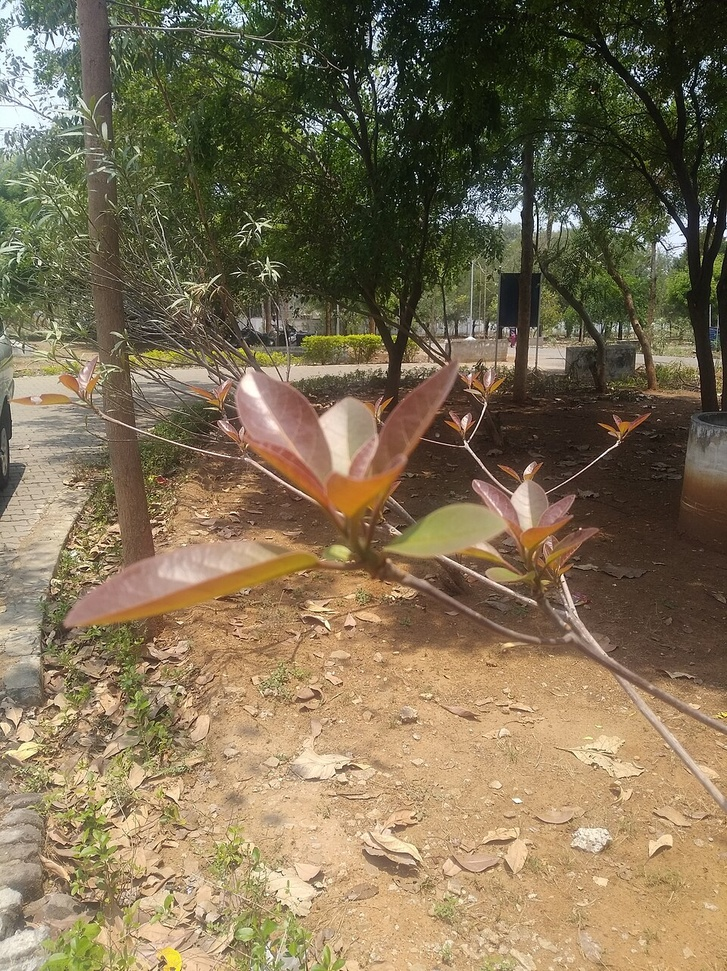
#> input picture images/brown_leaf.jpg, 727 x 971 px, shrunk from 960 x 1283 before the run
$ python -i segmentation.py   (imports and definitions only)
#> lines starting #> are read from the running program, lines starting #| are printed output that depends on the picture; after the words box and inside, x2 and y2 are one past the last pixel; in counts of white or black regions, pixels touching at a corner belong together
#> further down, picture is the input picture: shape (971, 727, 3); mean B, G, R 85.1, 112.8, 127.5
import cv2
import numpy as np


def segment_colors(hsv_image):
    """
    Segment green, yellow and brown regions
    from an HSV image.
    """

    # Green color range
    green_lower = np.array([35, 50, 40])
    green_upper = np.array([85, 255, 255])

    # Yellow color range
    yellow_lower = np.array([20, 50, 50])
    yellow_upper = np.array([35, 255, 255])

    # Brown color range
    brown_lower = np.array([5, 50, 20])
    brown_upper = np.array([25, 255, 200])

    # Create masks
    green_mask = cv2.inRange(
        hsv_image, green_lower, green_upper
    )
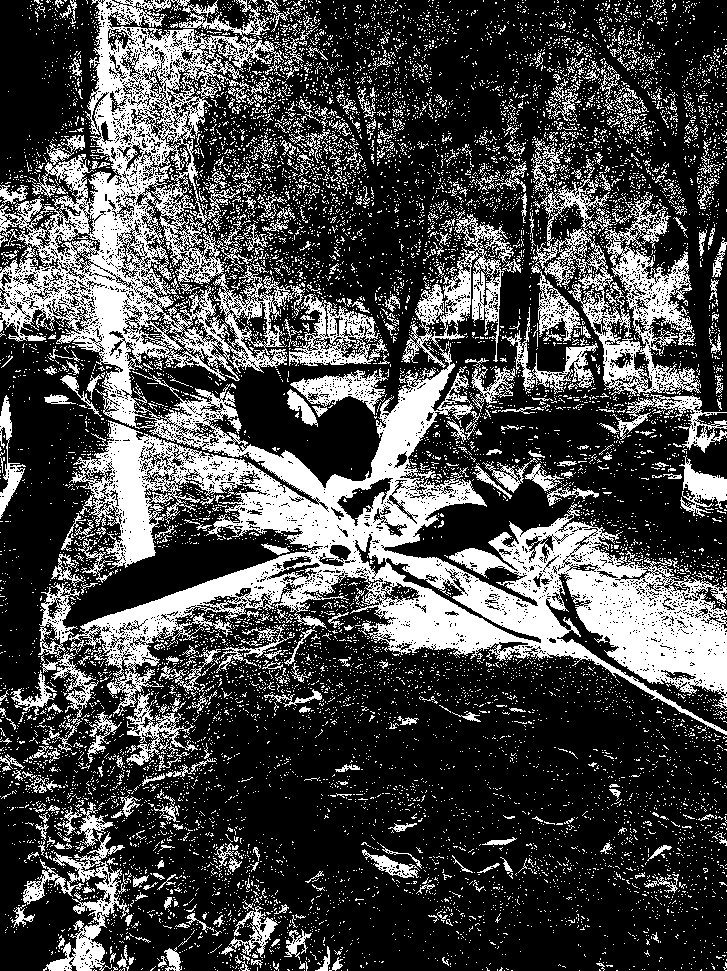
#> green_mask: shape (971, 727); 29.1% white; 11244 white regions (10805 under 20 px), largest, box (x1, y1, x2, y2) and area: (0, 0, 727, 735) 116858, (533, 175, 701, 396) 10854, (23, 831, 129, 971) 3852

    yellow_mask = cv2.inRange(
        hsv_image, yellow_lower, yellow_upper
    )
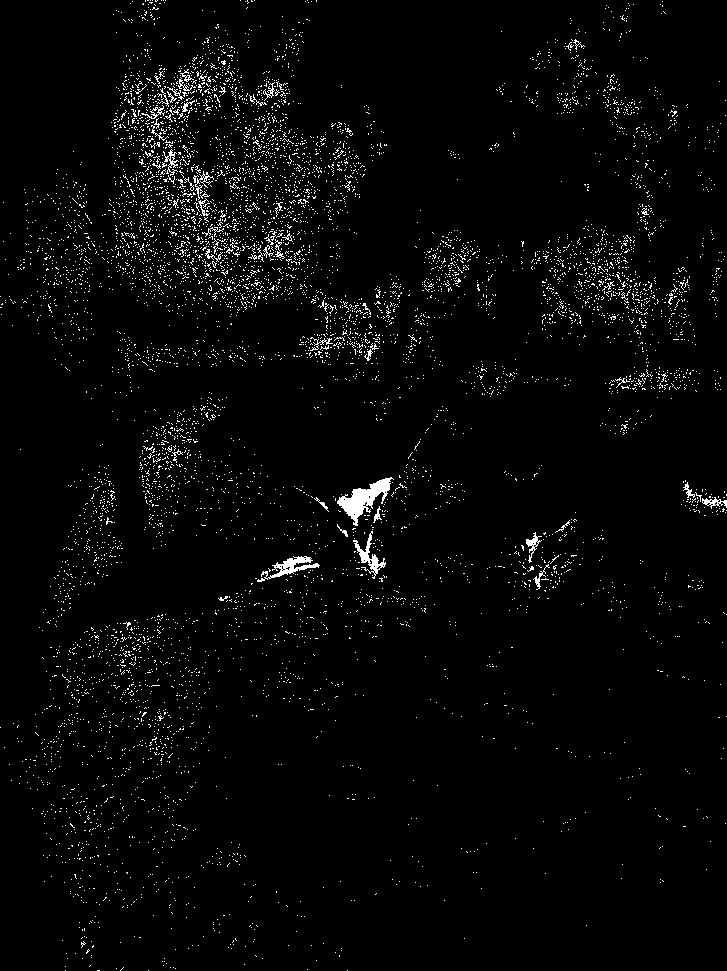
#> yellow_mask: shape (971, 727); 2.7% white in thin lines or dots

    brown_mask = cv2.inRange(
        hsv_image, brown_lower, brown_upper
    )
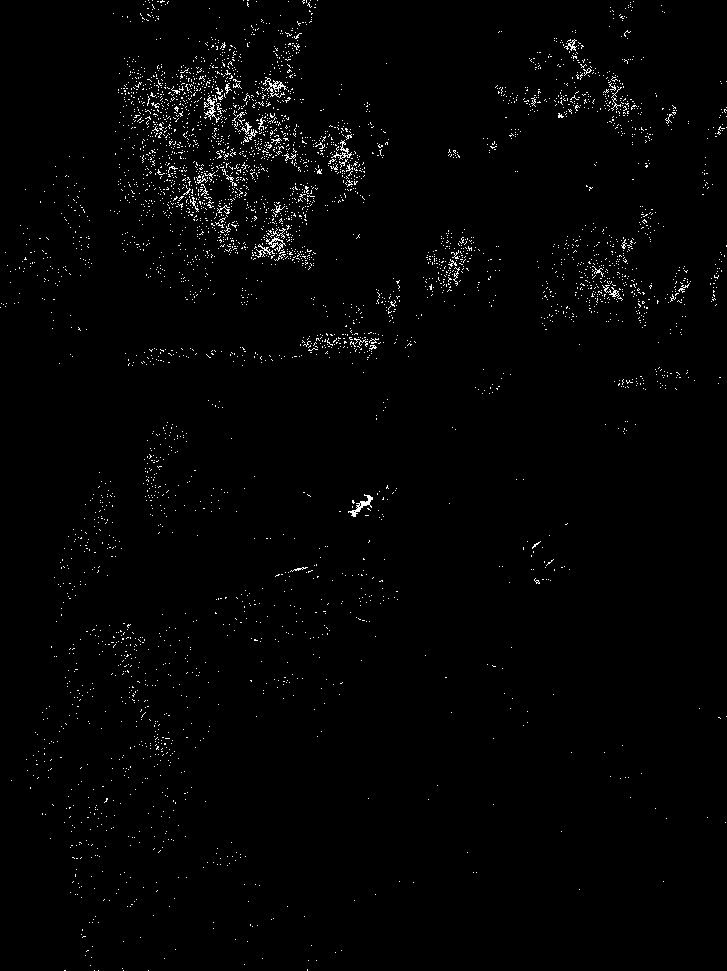
#> brown_mask: shape (971, 727); 1.4% white in thin lines or dots

    # Remove small noise
    kernel = np.ones((5, 5), np.uint8)

    green_mask = cv2.morphologyEx(
        green_mask, cv2.MORPH_OPEN, kernel
    )
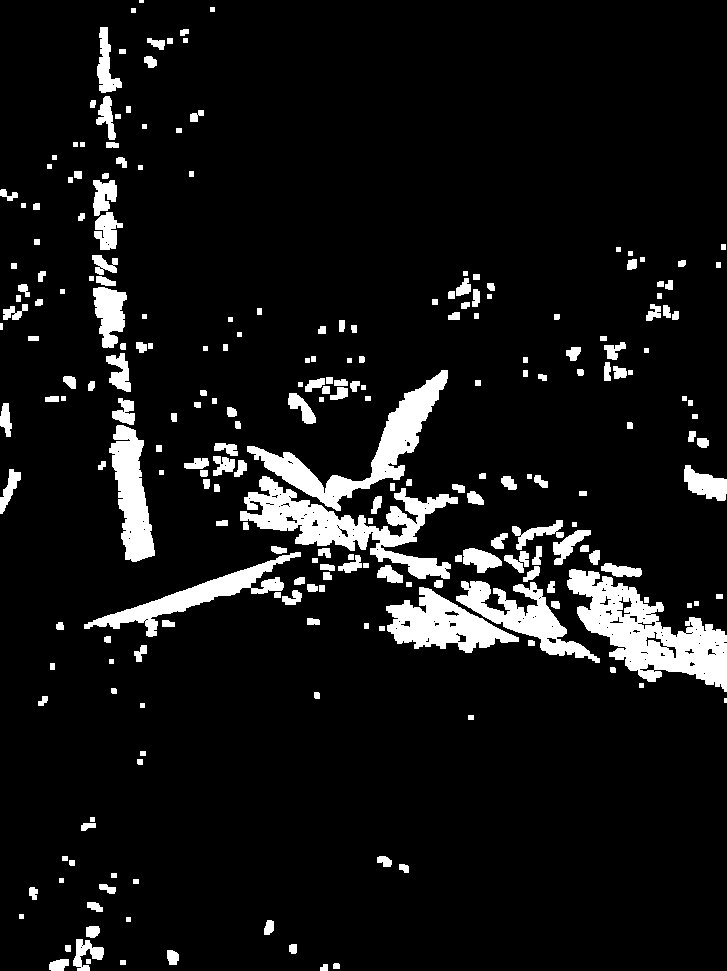
#> green_mask: shape (971, 727); 8.6% white; 242 white regions (2 under 20 px), largest, box (x1, y1, x2, y2) and area: (567, 569, 727, 692) 8633, (240, 476, 458, 579) 7262, (247, 370, 448, 511) 5795

    yellow_mask = cv2.morphologyEx(
        yellow_mask, cv2.MORPH_OPEN, kernel
    )
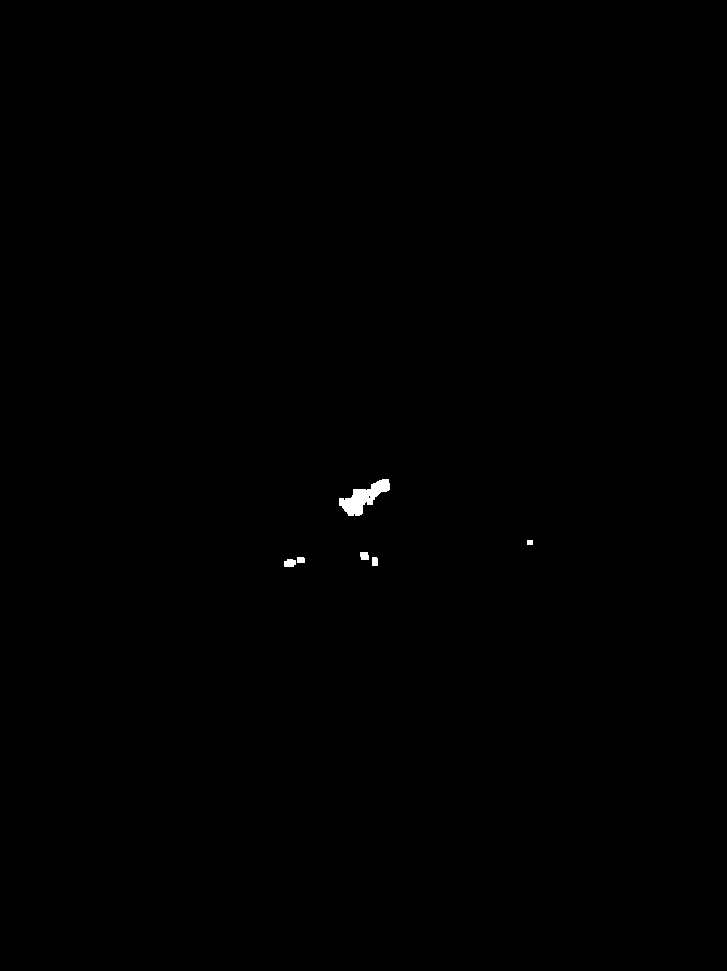
#> yellow_mask: shape (971, 727); 0.16% white; 6 white regions, box (x1, y1, x2, y2) and area: (339, 479, 390, 516) 847, (284, 559, 296, 567) 83, (360, 552, 369, 560) 66, (372, 557, 378, 566) 53, (297, 557, 305, 563) 47, (527, 540, 533, 545) 30

    brown_mask = cv2.morphologyEx(
        brown_mask, cv2.MORPH_OPEN, kernel
    )
#> brown_mask: shape (971, 727); every value is 0

    return green_mask, yellow_mask, brown_mask

>>> import cv2
>>> picture = cv2.imread('images/brown_leaf.jpg')
>>> result = segment_colors(picture)

$ run again, on images/healthy_leaf.jpg
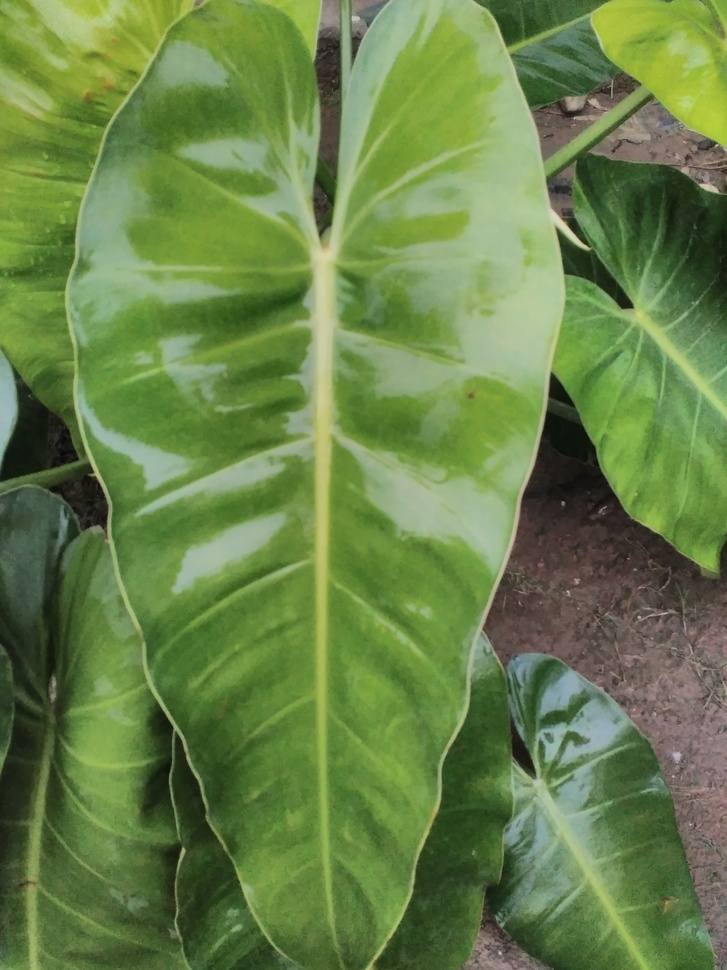
#> input picture images/healthy_leaf.jpg, 727 x 970 px, shrunk from 2448 x 3264 before the run
#> picture is the input picture: shape (970, 727, 3); mean B, G, R 72.9, 129.9, 104
#> in segment_colors, `green_mask = cv2.inRange( hsv_image, green_lower, green_upper )`:
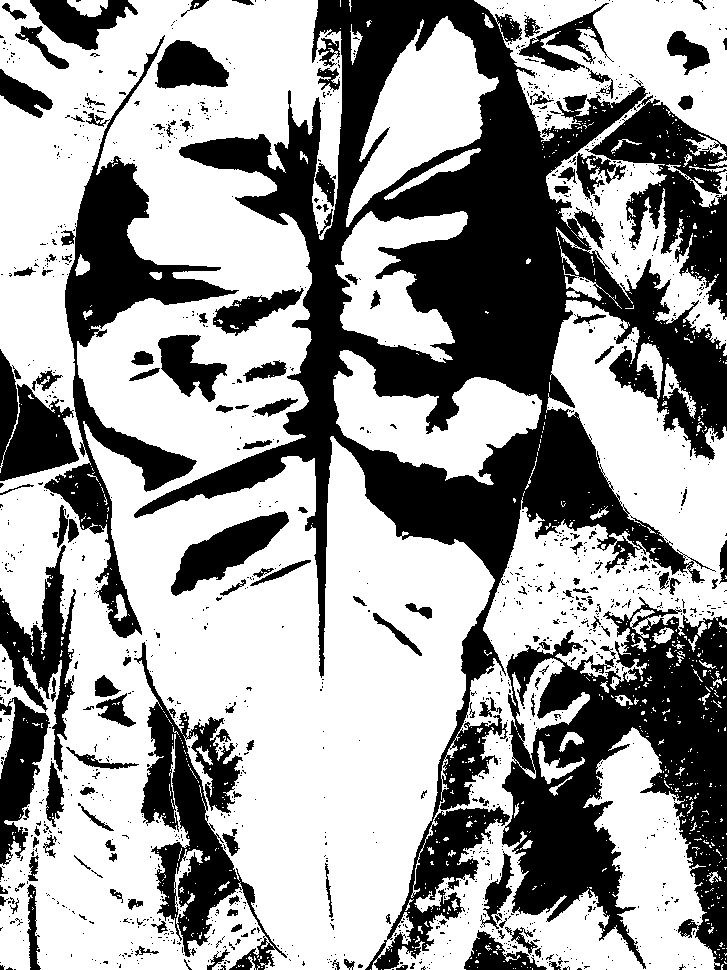
#> green_mask: shape (970, 727); 61.4% white; 1376 black regions (1226 under 20 px), largest, box (x1, y1, x2, y2) and area: (134, 0, 727, 970) 127941, (502, 597, 727, 970) 42452, (44, 35, 239, 638) 21182
#> in segment_colors, `yellow_mask = cv2.morphologyEx( yellow_mask, cv2.MORPH_OPEN, kernel )`:
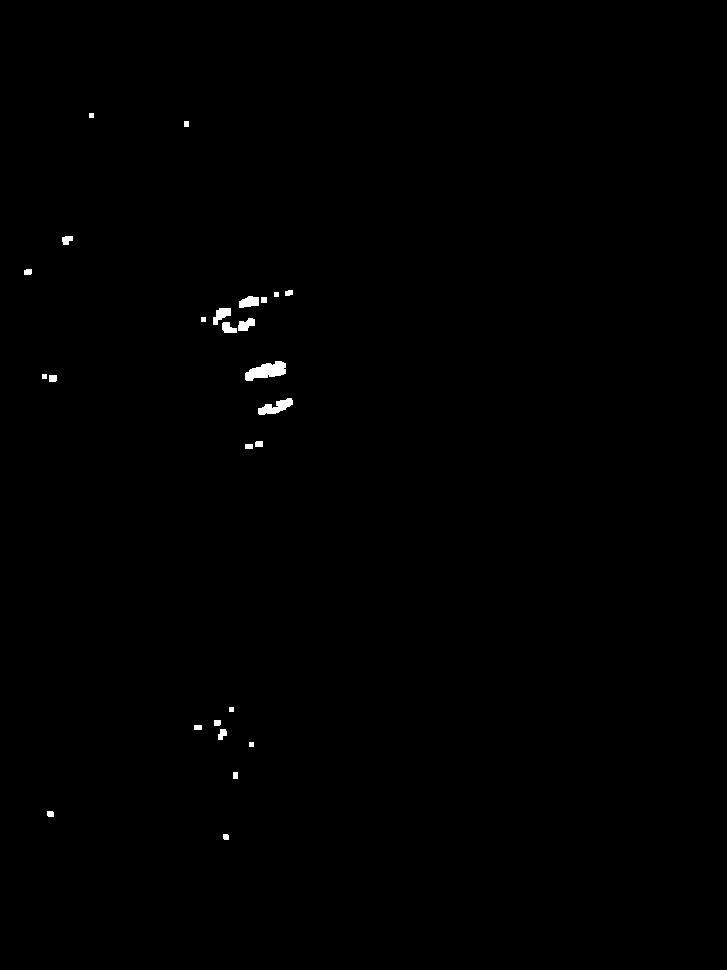
#> yellow_mask: shape (970, 727); 0.32% white; 26 white regions, largest, box (x1, y1, x2, y2) and area: (245, 361, 286, 381) 508, (258, 398, 293, 415) 312, (239, 296, 259, 308) 183
